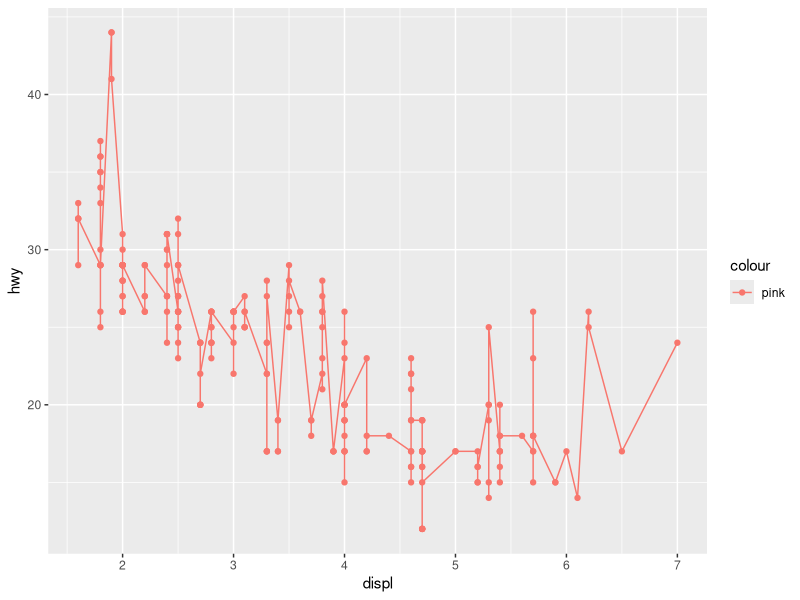
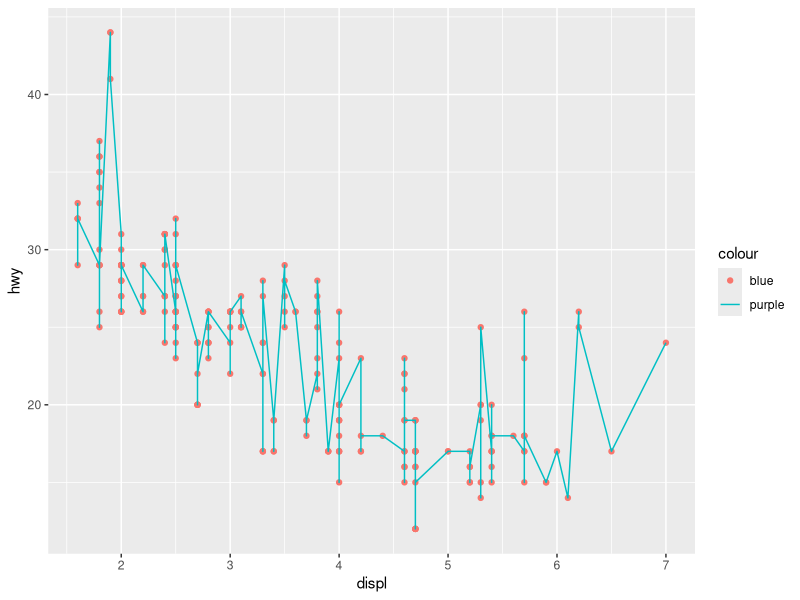
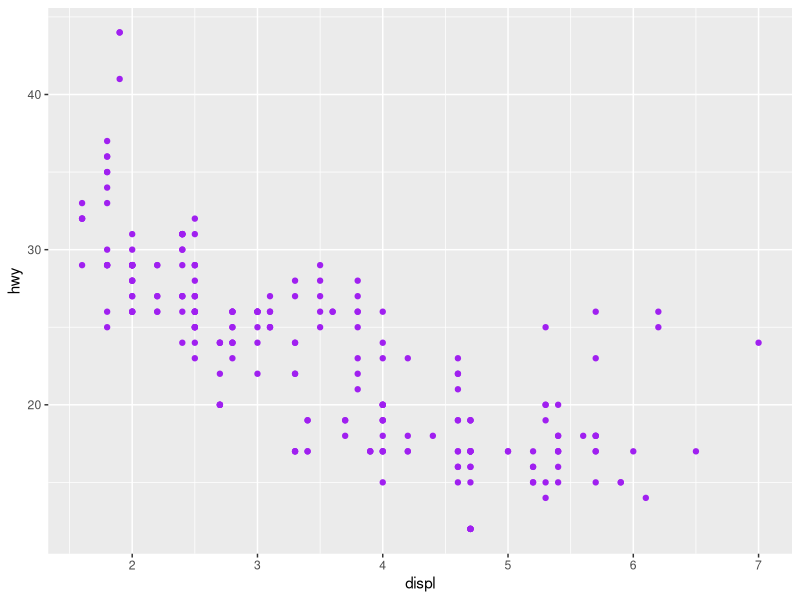
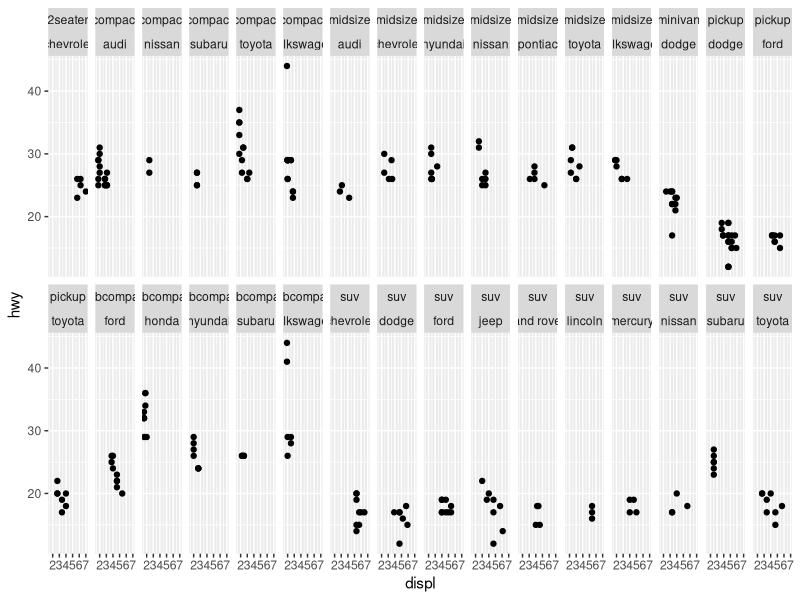
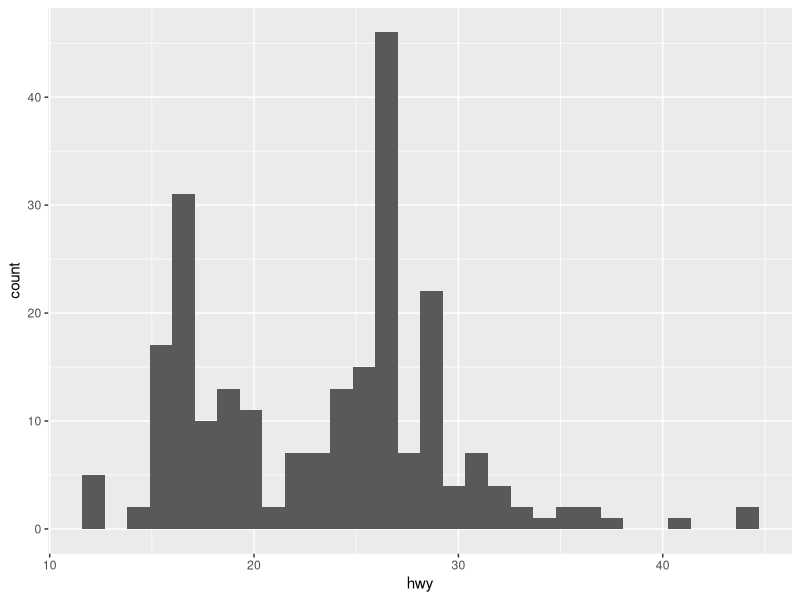
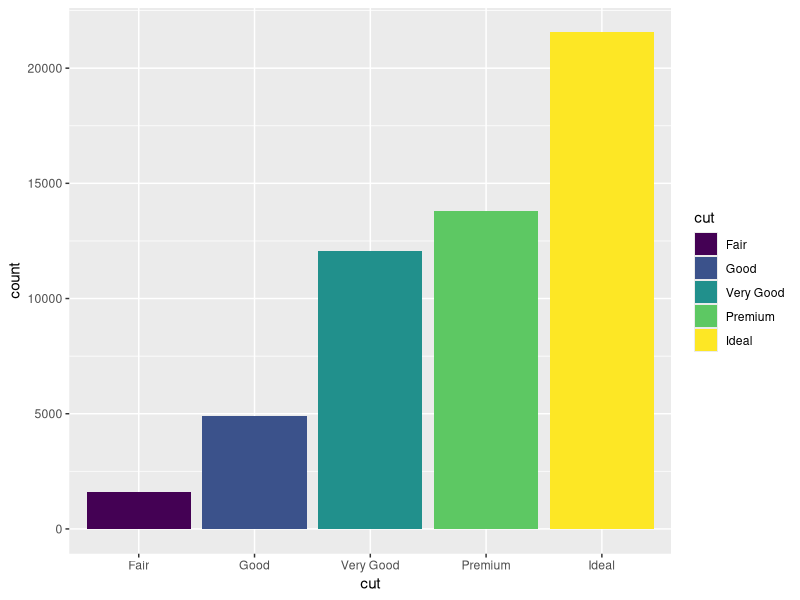
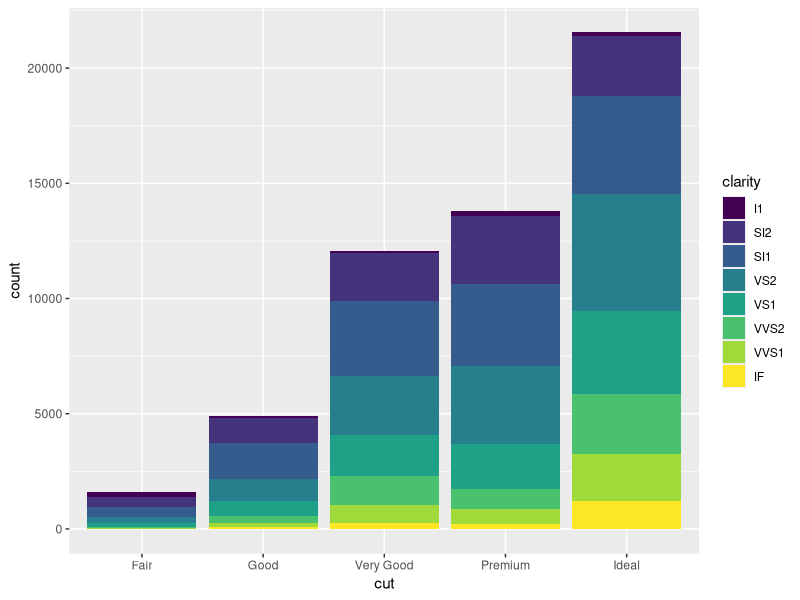
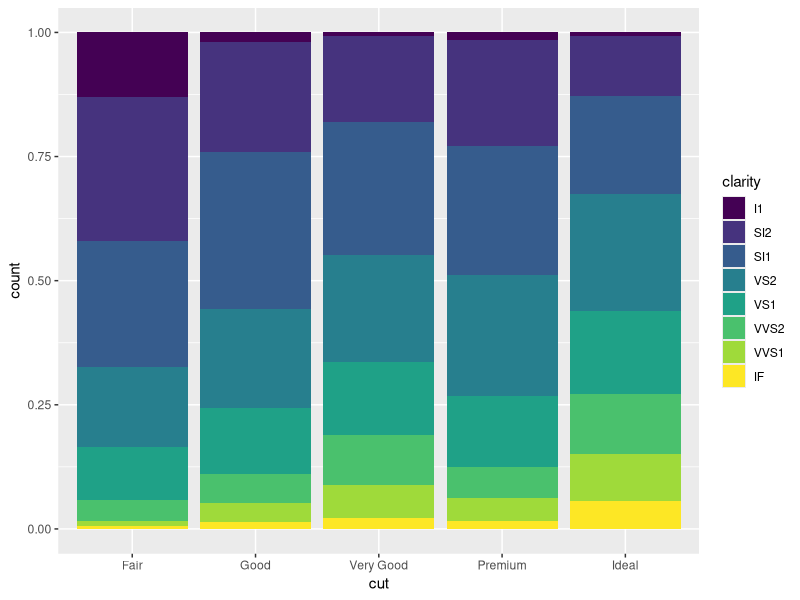

Reproduce these figures in R, in order.
## ---- chunk 1
library(tidyverse)
## ---- chunk 2
mpg
## ---- chunk 3
ggplot(data = mpg, mapping = aes(x = displ, y = hwy, color = 'pink')) +
geom_point() + geom_line()
## ---- chunk 4
ggplot(data = mpg) +
geom_point(mapping = aes(x = displ, y = hwy, color = 'blue')) + geom_line(mapping = aes(x = displ, y = hwy, color = 'purple'))
## ---- chunk 5
ggplot(data = mpg) +
geom_point(mapping = aes(x = displ, y = hwy), color = 'purple')
## ---- chunk 6
ggplot(data = mpg) +
geom_point(mapping = aes(x = displ, y = hwy)) +
facet_wrap(~ class + manufacturer, nrow = 2)
## ---- chunk 7

## ---- chunk 8
ggplot(data = mpg) +
geom_histogram(mapping = aes(x= hwy)) 
## ---- chunk 9
diamonds
## ---- chunk 10
ggplot(data = diamonds) +
geom_bar(mapping = aes(x = cut, fill = cut))
## ---- chunk 11
ggplot(data = diamonds) +
geom_bar(mapping = aes(x = cut, fill = clarity))
## ---- chunk 12
ggplot(data = diamonds) +
geom_bar(
mapping = aes(x = cut, fill = clarity),
position = "fill"
)
## ---- chunk 13
ggplot(data = mpg) +
geom_point(mapping = aes(x = displ, y = hwy), color = 'purple', position = "jitter")
## ---- chunk 14
ggplot(data = mpg) +
geom_point(mapping = aes(x = displ, y = hwy), color = 'purple', position = "jitter") + coord_flip()
